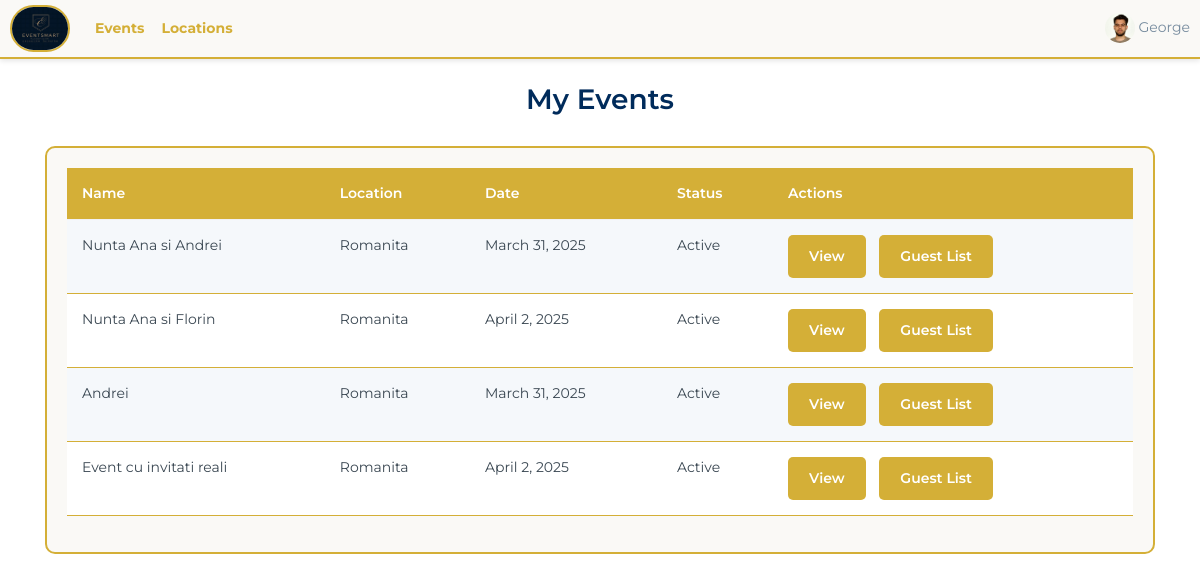
/my_events/ (signed in), run on an earlier commit of the app's database.
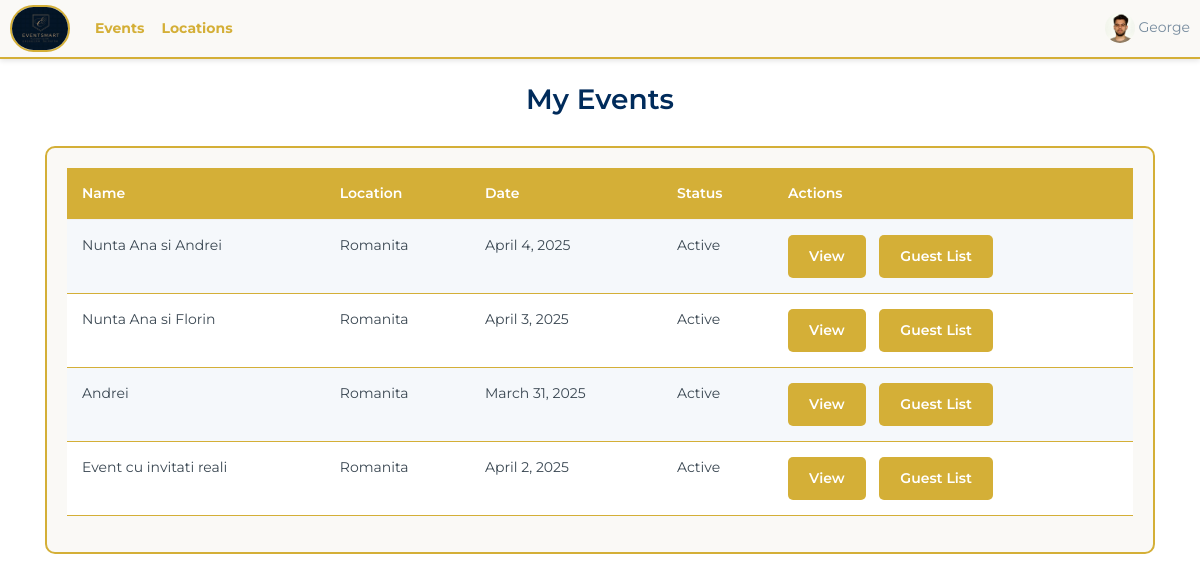
And on a later commit of the database.
### base/models.py (models this page shows, shortened)
class Event(models.Model):
    location = models.ForeignKey(Location, on_delete=models.SET_NULL, null=True, blank=True)
    event_name = models.CharField(max_length=100)
    event_date = models.DateField()
    event_time = models.TimeField()
    event_description = models.TextField(null=True, blank=True)
    created_at = models.DateTimeField(auto_now_add=True)
    guests = models.ManyToManyField(Guests, related_name='events', blank=True)
    completed = models.BooleanField(default=False)
    types = models.ManyToManyField(Type, blank=True)
    cost = models.DecimalField(max_digits=10, decimal_places=2, default=3000)
    updated_at = models.DateTimeField(auto_now=True)
    is_canceled = models.BooleanField(default=False)
    organized_by = models.ForeignKey(
        User,
        on_delete=models.CASCADE,
        related_name="organized_events",
        blank=True,
        null=True
    )

class Location(models.Model):
    owner = models.ForeignKey(User, on_delete=models.SET_NULL, null=True)
    name = models.CharField(max_length=100)
    description = models.TextField(null=True, blank=True)
    gallery = models.ImageField(upload_to='images/', null=True, blank=True)
    location = models.TextField(max_length=30)
    types = models.ManyToManyField(Type, blank=True)
    seats_numbers = models.IntegerField(null=True, blank=True)
    created_at = models.DateTimeField(auto_now_add=True)
    cost = models.DecimalField(max_digits=12, decimal_places=2,default=3000)
    number = models.CharField(max_length=20, default="+(40) 74 83 64 823")
    def __str__(self):
        return self.name

### base/views.py (the view)
@login_required(login_url='/login')
def my_events(request):
    events = Event.objects.filter(is_canceled=False)
    return render(request, 'base/my_events.html', {'events': events})

### base/context_processors.py (called while the page is built)
def media_url(request):
    return {
        'MEDIA_URL': settings.MEDIA_URL
    }

### base/templates/base/my_events.html (shortened to what this page needs)
{% extends 'main.html' %}
{% block content %}
<div class="container my-4">
    <h2 class="text-center">My Events</h2>
    {% if events %}
        <div class="table-container">
            <table class="table table-striped">
                <thead>
                    <tr>
                        <th>Name</th>
                        <th>Location</th>
                        <th>Date</th>
                        <th>Status</th>
                        <th>Actions</th>
                    </tr>
                </thead>
                <tbody>
                    {% for event in events %}
                    <tr>
                        <td>{{ event.event_name }}</td>
                        <td>{{ event.location }}</td>
                        <td>{{ event.event_date }}</td>
                        <td>{% if event.is_canceled %}Canceled{% else %}Active{% endif %}</td>
                        <td>
                            <a href="{% url 'event_details' event.id %}" class="btn btn-view">View</a>
                            <a href="{% url 'guest_list' event.id %}" class="btn btn-view">Guest List</a>
                        </td>
                    </tr>
                    {% endfor %}
                </tbody>
            </table>
        </div>
    {% else %}
        <p class="text-center">You have not created any events yet.</p>
    {% endif %}
</div>
{% endblock %}

What changed in the data, as far as the page shows it:
changed Event "Nunta Ana si Andrei": event_date "March 31, 2025" → "April 4, 2025"
changed Event "Nunta Ana si Florin": event_date "April 2, 2025" → "April 3, 2025"
